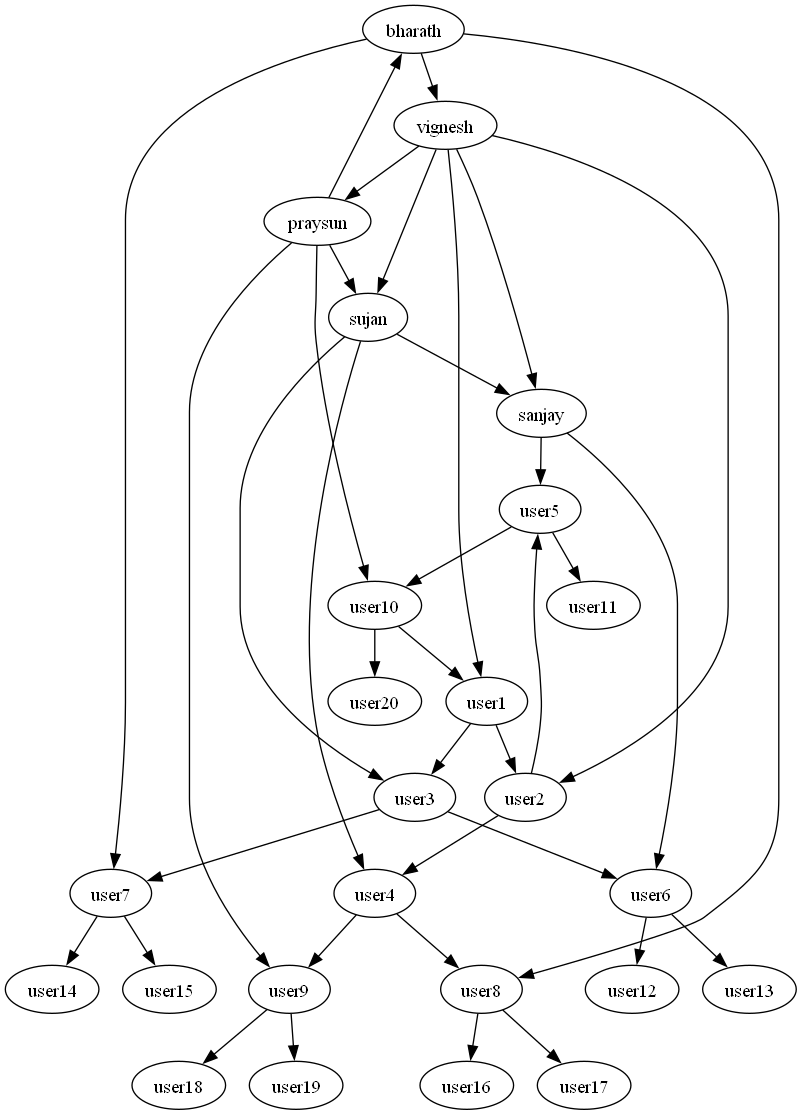

Write the Python code that produced this figure.
import mysql.connector
from graphviz import Digraph
import os
os.environ["PATH"] += os.pathsep + 'C:/Users/Sujank/Desktop/coding/windows_10_cmake_Release_Graphviz-10.0.1-win64/Graphviz-10.0.1-win64/bin'
if os.path.exists("graph.png"):
    os.remove("graph.png")
if os.path.exists("graph.pdf"):
    os.remove("graph.pdf")


class User:
    def __init__(self, name, user_id):
        self.name = name
        self.user_id = user_id

class Edge:
    def __init__(self, start, end):
        self.start = start
        self.end = end

class Graph:
    def __init__(self):
        self.vertices = []
        self.adj_list = {}
        self.edges = []

    def add_node(self, vertex):
        if vertex not in self.vertices:
            self.vertices.append(vertex)
            self.adj_list[vertex] = []

    def remove_node(self, vertex_id):
        for vertex in self.vertices:
            if vertex.user_id == vertex_id:
                self.vertices.remove(vertex)
                del self.adj_list[vertex]
                break  

        for key, edges in self.adj_list.items():
            self.adj_list[key] = [edge for edge in edges if edge.end.user_id != vertex_id]

    def add_edge(self, start, end):
        if start in self.vertices and end in self.vertices:
            new_edge = Edge(start, end)
            self.edges.append(new_edge)
            self.adj_list[start].append(new_edge)

    def remove_edge(self, start_id, end_id):
        for edge in self.edges:
            if edge.start.user_id == start_id and edge.end.user_id == end_id:
                self.edges.remove(edge)
                self.adj_list[edge.start].remove(edge)
                break

    def bfs(self):
        start_vertex=self.vertices[0]
        visited = set()
        queue = [start_vertex]
        result = []
        while queue:
            vertex = queue.pop(0)
            if vertex not in visited:
                result.append(vertex)
                visited.add(vertex)
                queue.extend(edge.end for edge in self.adj_list[vertex] if edge.end not in visited)
        return result

    def dfs(self, start_vertex):
        visited = set()
        stack = [start_vertex]
        result = []
        while stack:
            vertex = stack.pop()
            if vertex not in visited:
                result.append(vertex)
                visited.add(vertex)
                stack.extend(edge.end for edge in self.adj_list[vertex] if edge.end not in visited)
        return result
    
    def graph_size(self):
        return len(self.adj_list)

    def print_graph(self):
        for vertex, neighbors in self.adj_list.items():
            vertex_name = vertex.name
            neighbor_names = [edge.end.name for edge in neighbors]
            print(f"Vertex {vertex_name}: {neighbor_names}")
        edge_str = ", ".join([f"({edge.start.name}, {edge.end.name})" for edge in self.edges])
        print(f"Edges: {edge_str}")
        print([x.name for x in self.vertices])
        
    def show_followers(self, username):
        user = next((vertex for vertex in self.vertices if vertex.name == username), None)
        if not user:
            print(f"User '{username}' not found.")
            return
        
        followers = [edge.start.name for edge in self.edges if edge.end == user]
        
        return followers
        
    def show_following(self, username):
        user = next((vertex for vertex in self.vertices if vertex.name == username), None)
        if not user:
            print(f"User '{username}' not found.")
            return
        
        following = [edge.end.name for edge in self.adj_list[user]]
        return following
        
        
def construct_graph_from_mysql(cursor):
    graph = Graph()  
    cursor.execute("SELECT username FROM user")
    users = cursor.fetchall()
    
    for user in users:
        user_id = users.index(user) + 1  
        username = user[0]
        graph.add_node(User(username, user_id))
    
    cursor.execute("SELECT username, following FROM following")
    for row in cursor.fetchall():
        friend, follower = row
        user_friend = next((user for user in graph.vertices if user.name == friend), None)
        user_follower = next((user for user in graph.vertices if user.name == follower), None)
        if user_friend and user_follower:
            graph.add_edge(user_friend, user_follower)
    
    return graph


conn = mysql.connector.connect(
            host='localhost',
            port=3308,
            user='root',
            password='root',
            database='dsa'
        )

cursor = conn.cursor()

graph2 = construct_graph_from_mysql(cursor)
cursor.close()
conn.close()




def showgraph(graph):
    dot = Digraph()
    
    for vertex in graph.vertices:
        dot.node(str(vertex.user_id), vertex.name)
    
    for edge in graph.edges:
        dot.edge(str(edge.start.user_id), str(edge.end.user_id))
    
    dot.render('graph', format='png', cleanup=True)
    dot.view()
